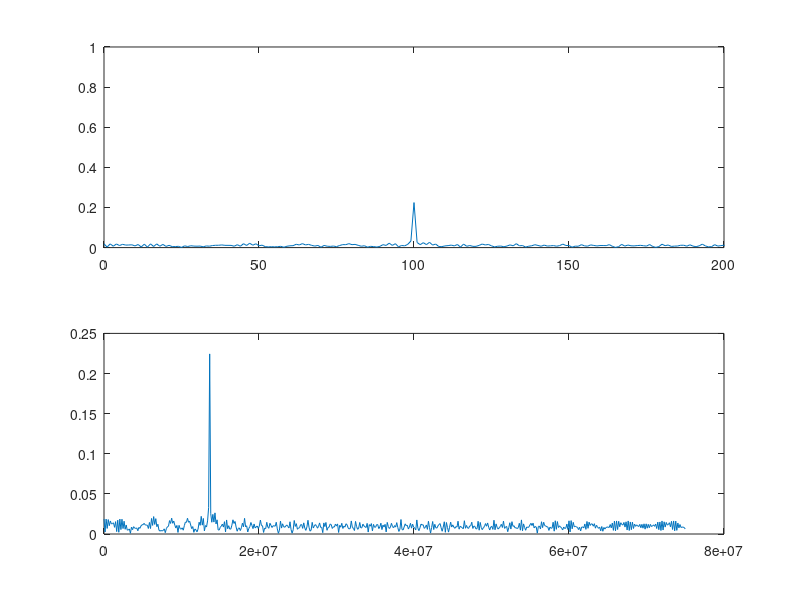
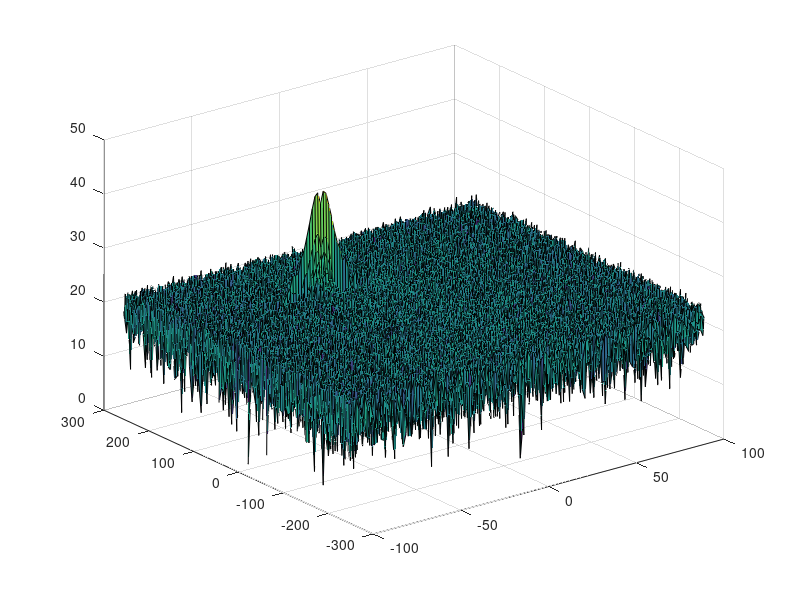
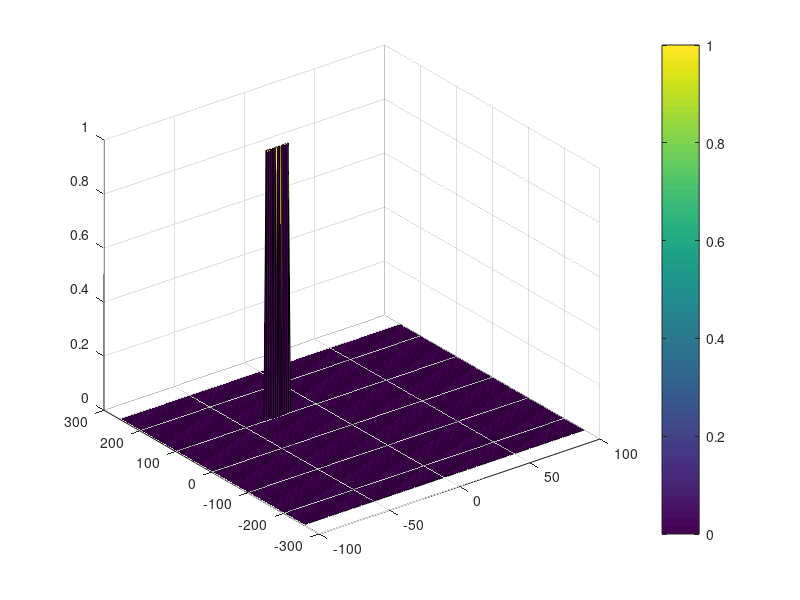

Recreate these plots in MATLAB, in order.
clear all;
clc;
    
%% Radar Specifications 
%%%%%%%%%%%%%%%%%%%%%%%%%%%
% Frequency of operation = 77GHz
% Max Range = 200m
Rmax = 200;
% Range Resolution = 1 m
dres = 1;
% Max Velocity = 100 m/s
%%%%%%%%%%%%%%%%%%%%%%%%%%%

%speed of light = 3e8
c = 3e8;
%% User Defined Range and Velocity of target
% *%TODO* :
% define the target's initial position and velocity. Note : Velocity
% remains contant
target_init_range = 100;
target_init_velocity = -30;
 


%% FMCW Waveform Generation

% *%TODO* :
%Design the FMCW waveform by giving the specs of each of its parameters.
% Calculate the Bandwidth (B), Chirp Time (Tchirp) and Slope (slope) of the FMCW
% chirp using the requirements above.
Bs = c/(2*dres);        % FMCW badwidth
Tchirp = 5.5*2*Rmax/c;  % Chirp time
slope = Bs/Tchirp;      % Slope

%Operating carrier frequency of Radar 
fc= 77e9;             %carrier freq

                                                          
%The number of chirps in one sequence. Its ideal to have 2^ value for the ease of running the FFT
%for Doppler Estimation. 
Nd=128;                   % #of doppler cells OR #of sent periods % number of chirps

%The number of samples on each chirp. 
Nr=1024;                  %for length of time OR # of range cells

% Timestamp for running the displacement scenario for every sample on each
% chirp
t=linspace(0,Nd*Tchirp,Nr*Nd); %total time for samples


%Creating the vectors for Tx, Rx and Mix based on the total samples input.
Tx=zeros(1,length(t)); %transmitted signal
Rx=zeros(1,length(t)); %received signal
Mix = zeros(1,length(t)); %beat signal

%Similar vectors for range_covered and time delay.
r_t=zeros(1,length(t));
td=zeros(1,length(t));


%% Signal generation and Moving Target simulation
% Running the radar scenario over the time. 

for i=1:length(t)     
        
    % *%TODO* :
    %For each time stamp update the Range of the Target for constant velocity. 
    r_t(i) = target_init_range + target_init_velocity * t(i);
    % We can estimate the delay with this formula: td = 2 * Range/c
    td(i) = 2 * r_t(i)/c;    
    
    % *%TODO* :
    %For each time sample we need update the transmitted and
    %received signal. 
    Tx(i) = cos( 2*pi*(fc*t(i) + slope*(t(i)^2)/2 ) );
    Rx(i) = cos( 2*pi*(fc*( t(i)+td(i)) + slope*( (t(i) + td(i) )^2)/2 ) );
    
    % *%TODO* :
    %Now by mixing the Transmit and Receive generate the beat signal
    %This is done by element wise matrix multiplication of Transmit and
    %Receiver Signal
    Mix(i) = Tx(i) * Rx(i);
    
end

%% RANGE MEASUREMENT


 % *%TODO* :
%reshape the vector into Nr*Nd array. Nr and Nd here would also define the size of
%Range and Doppler FFT respectively.
Mix = reshape(Mix, [Nr, Nd]);

 % *%TODO* :
%run the FFT on the beat signal along the range bins dimension (Nr) and
%normalize.
L = Tchirp*Bs
Mix_fft1 = fft(Mix, Nr);
Mix_fft1 = Mix_fft1/(L);

 % *%TODO* :
% Take the absolute value of FFT output
Mix_fft1_p = abs(Mix_fft1);

 % *%TODO* :
% Output of FFT is double sided signal, but we are interested in only one side of the spectrum.
% Hence we throw out half of the samples.
Mix_fft1_p = Mix_fft1_p(1:L/2 + 1);

%plotting the range
f = Bs*(0:(L/2))/L;
figure ('Name','Range from First FFT')
subplot(2,1,1)
% Scale to plot vs range
R = (c*Tchirp*f)/(2*Bs);
plot(R, Mix_fft1_p); 
axis ([0 200 0 1]);

 % *%TODO* :
 % plot FFT output 
subplot(2,1,2)
plot(f,Mix_fft1_p) 




%% RANGE DOPPLER RESPONSE
% The 2D FFT implementation is already provided here. This will run a 2DFFT
% on the mixed signal (beat signal) output and generate a range doppler
% map.You will implement CFAR on the generated RDM


% Range Doppler Map Generation.

% The output of the 2D FFT is an image that has reponse in the range and
% doppler FFT bins. So, it is important to convert the axis from bin sizes
% to range and doppler based on their Max values.

Mix=reshape(Mix,[Nr,Nd]);

% 2D FFT using the FFT size for both dimensions.
sig_fft2 = fft2(Mix,Nr,Nd);

% Taking just one side of signal from Range dimension.
sig_fft2 = sig_fft2(1:Nr/2,1:Nd);
sig_fft2 = fftshift (sig_fft2);
RDM = abs(sig_fft2);
RDM = 10*log10(RDM) ;

%use the surf function to plot the output of 2DFFT and to show axis in both
%dimensions
doppler_axis = linspace(-100,100,Nd);
range_axis = linspace(-200,200,Nr/2)*((Nr/2)/400);
figure,surf(doppler_axis,range_axis,RDM);

%% CFAR implementation

%Slide Window through the complete Range Doppler Map

% *%TODO* :
%Select the number of Training Cells in both the dimensions.
Tr = 8;
Td = 4;

% *%TODO* :
%Select the number of Guard Cells in both dimensions around the Cell under 
%test (CUT) for accurate estimation
Gr = 4;
Gd = 2;

% *%TODO* :
% offset the threshold by SNR value in dB
offset_th=7;

% *%TODO* :
%Create a vector to store noise_level for each iteration on training cells
noise_level = zeros(1,1);


% *%TODO* :
%design a loop such that it slides the CUT across range doppler map by
%giving margins at the edges for Training and Guard Cells.
%For every iteration sum the signal level within all the training
%cells. To sum convert the value from logarithmic to linear using db2pow
%function. Average the summed values for all of the training
%cells used. After averaging convert it back to logarithimic using pow2db.
%Further add the offset to it to determine the threshold. Next, compare the
%signal under CUT with this threshold. If the CUT level > threshold assign
%it a value of 1, else equate it to 0.


% Use RDM[x,y] as the matrix from the output of 2D FFT for implementing
% CFAR
r_start = Tr + Gr +1;
r_end = Nr/2 - Tr - Gr;
d_start = Td + Gd +1;
d_end = Nd - Td - Gd;
nbr_tr_cell = (2*Tr+2*Gr+1)*(2*Td+2*Gd+1) - (2*Gr+1)*(2*Gd+1);

RDM_pw = db2pow(RDM);
RDM_filt = zeros(Nr/2,Nd);

sum_block = 0;
sum_g_and_cut = 0;

for r = r_start : r_end
    for d = d_start : d_end
        sum_block = sum( sum(RDM_pw(r-Tr-Gr: r+Tr+Gr, d-Td-Gd:d+Td+Gd)) );
        sum_g_and_cut = sum( sum(RDM_pw(r-Gr: r+Gr, d-Gd:d+Gd)) );        
        noise_level(1, 1) = (sum_block - sum_g_and_cut)/nbr_tr_cell;        
        noise_level(1, 1) = pow2db(noise_level(1, 1)) + offset_th;
        if(RDM(r,d) > noise_level(1, 1))
            RDM_filt(r,d) = 1;          
        else
            RDM_filt(r,d) = 0;            
        end
    end
end
 
% *%TODO* :
% The process above will generate a thresholded block, which is smaller 
%than the Range Doppler Map as the CUT cannot be located at the edges of
%matrix. Hence,few cells will not be thresholded. To keep the map size same
% set those values to 0. 

%This step is not needed because elments of RDM_filt have been initialized to zero



% *%TODO* :
%display the CFAR output using the Surf function like we did for Range
%Doppler Response output.
figure,surf(doppler_axis,range_axis,RDM_filt);
colorbar;


 
 